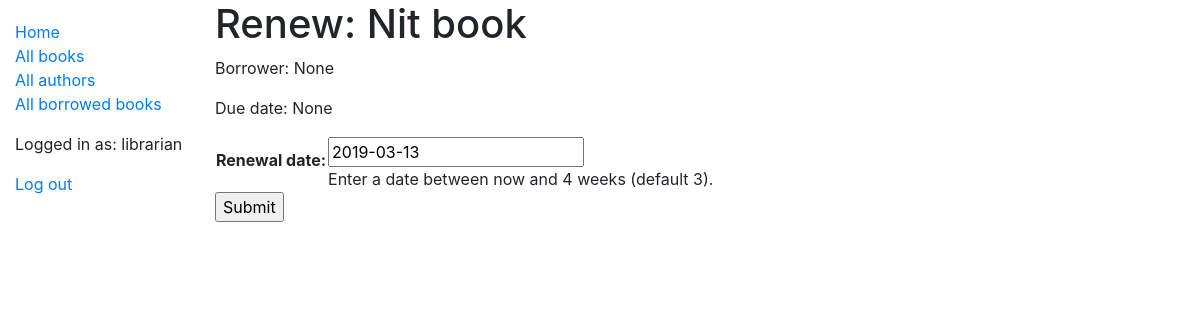
/catalog/book/761a8842-8a2d-4f23-8161-26965f1d327e/renew/ (signed in), run on an earlier commit of the app's database.
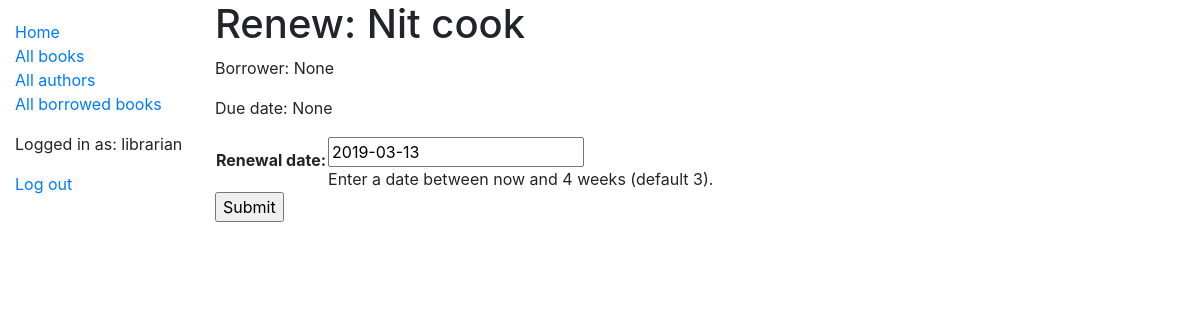
And on a later commit of the database.
### catalog/models.py (models this page shows, shortened)
class BookInstance(models.Model):
    id = models.UUIDField(
        primary_key=True,
        default=uuid.uuid4,
        help_text='Unique ID for this particular book across whole library'
    )
    book = models.ForeignKey(Book, on_delete=models.SET_NULL, null=True)
    imprint = models.CharField(max_length=200)
    due_back = models.DateField(blank=True, null=True)
    LOAN_STATUS =  (
        ('m', 'Maintenance'),
        ('o', 'On loan'),
        ('a', 'Available'),
        ('r', 'Reserved'),
    )
    status = models.CharField(
        max_length=1,
        choices=LOAN_STATUS,
        blank=True,
        default='m',
        help_text='Book avilability'
    )
    borrower = models.ForeignKey(User, on_delete=models.SET_NULL, null=True, blank=True)
    @property
    def is_overdue(self):
        if self.due_back and date.today() > self.due_back:
            return True
        return False
    class Meta:
        ordering = ['due_back']
        permissions = (
            ("can_mark_returned", "Set book as returned"),
            ("can_renew", "Set renewal date"),
        )

class Book(models.Model):
    title = models.CharField(max_length=200)
    author = models.ForeignKey('Author', on_delete=models.SET_NULL, null=True)
    summary = models.TextField(max_length=1000, help_text='Enter a brief description of the book')
    isbn = models.CharField(
        'ISBN',
        max_length=13,
        help_text='13 Character <a href="https://www.isbn-international.org/content/what-isbn">ISBN number</a>'
    )
    genre = models.ManyToManyField('Genre', help_text='Select a genre for this book')
    language = models.ForeignKey('Language', on_delete=models.SET_NULL, null=True)
    def display_genre(self):
        return ', '.join(genre.name for genre in self.genre.all()[:3])
    class Meta:
        ordering = ['title','author']
        permissions = (
            ("can_edit_books", "Create, update, delete"),
        )
    display_genre.short_description = 'Genre'

### catalog/views.py (the view)
# urls.py: path('book/<uuid:pk>/renew/', views.renew_book_librarian, name='renew-book-librarian'),
@permission_required('catalog.can_renew')
def renew_book_librarian(request, pk):
    book_instance = get_object_or_404(BookInstance, pk=pk)
    if request.method == 'POST':
        form = RenewBookForm(request.POST)
        if form.is_valid():
            book_instance.due_back = form.cleaned_data['renewal_date']
            book_instance.save()
            return HttpResponseRedirect(reverse('all-borrowed') )
    else:
        proposed_renewal_date = datetime.date.today() + datetime.timedelta(weeks=3)
        form = RenewBookForm(initial={'renewal_date': proposed_renewal_date})
    context = {
        'form': form,
        'book_instance': book_instance,
    }
    return render(request, 'catalog/book_renew_librarian.html', context)

### catalog/forms.py (shortened to what this page needs)
class RenewBookForm(forms.Form):
    renewal_date = forms.DateField(help_text="Enter a date between now and 4 weeks (default 3).")

### catalog/templates/catalog/book_renew_librarian.html (shortened to what this page needs)
{% extends "base_generic.html" %}
{% block content %}
  <h1>Renew: {{ book_instance.book.title }}</h1>
  <p>Borrower: {{ book_instance.borrower }}</p>
  <p{% if book_instance.is_overdue %} class="text-danger"{% endif %}>Due date: {{ book_instance.due_back }}</p>
  <form action="" method="post">
    <table>
    {{ form.as_table }}
    </table>
    <input type="submit" value="Submit">
  </form>
{% endblock %}

What changed in the data, as far as the page shows it:
changed through a linked row, BookInstance "None": book "Nit book" → "Nit cook"
